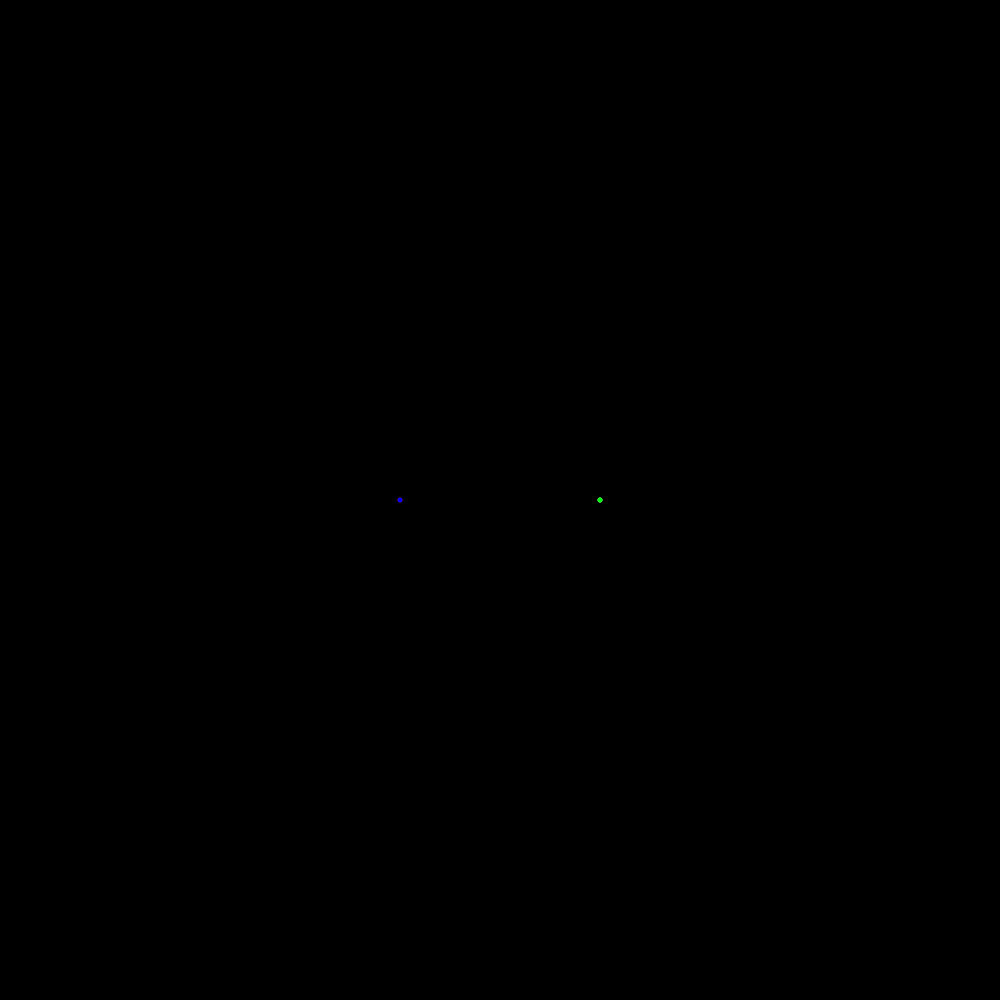
Frame 1 (no input)
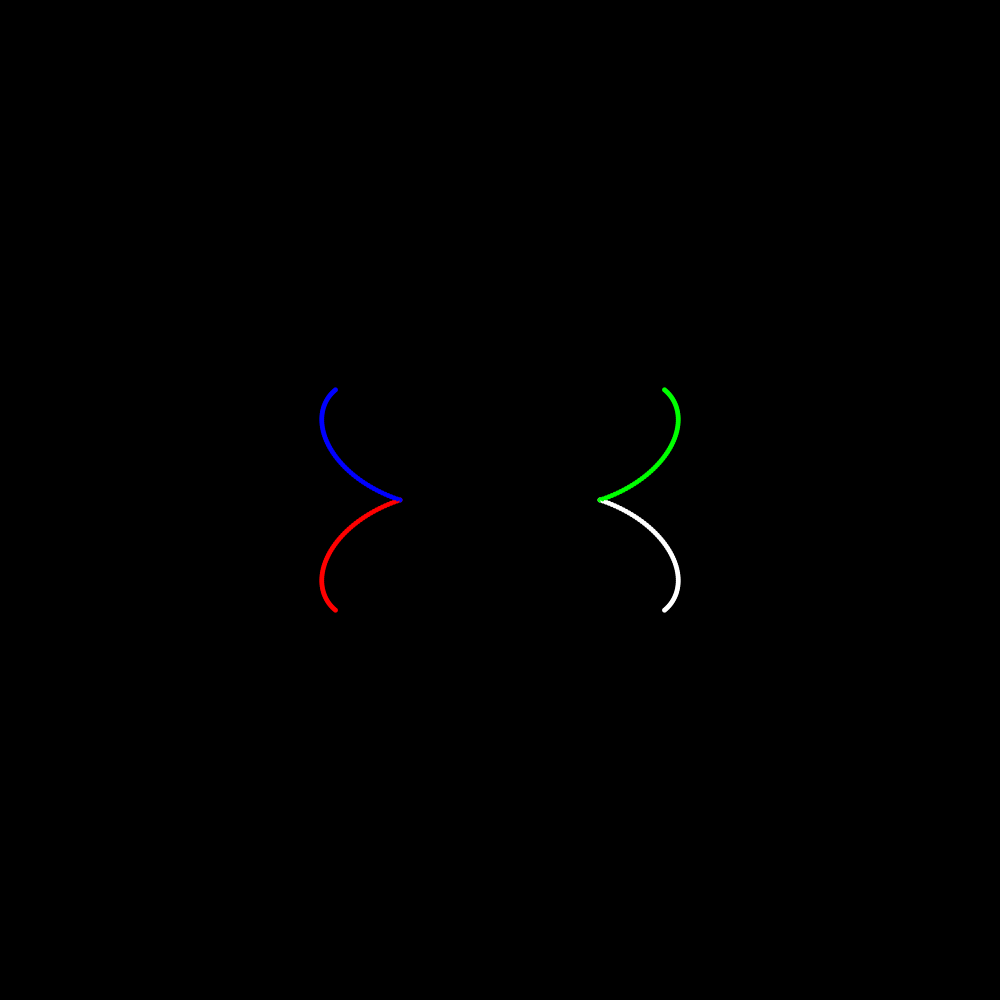
Frame 60 (the mouse pressed at the canvas centre just before this capture)
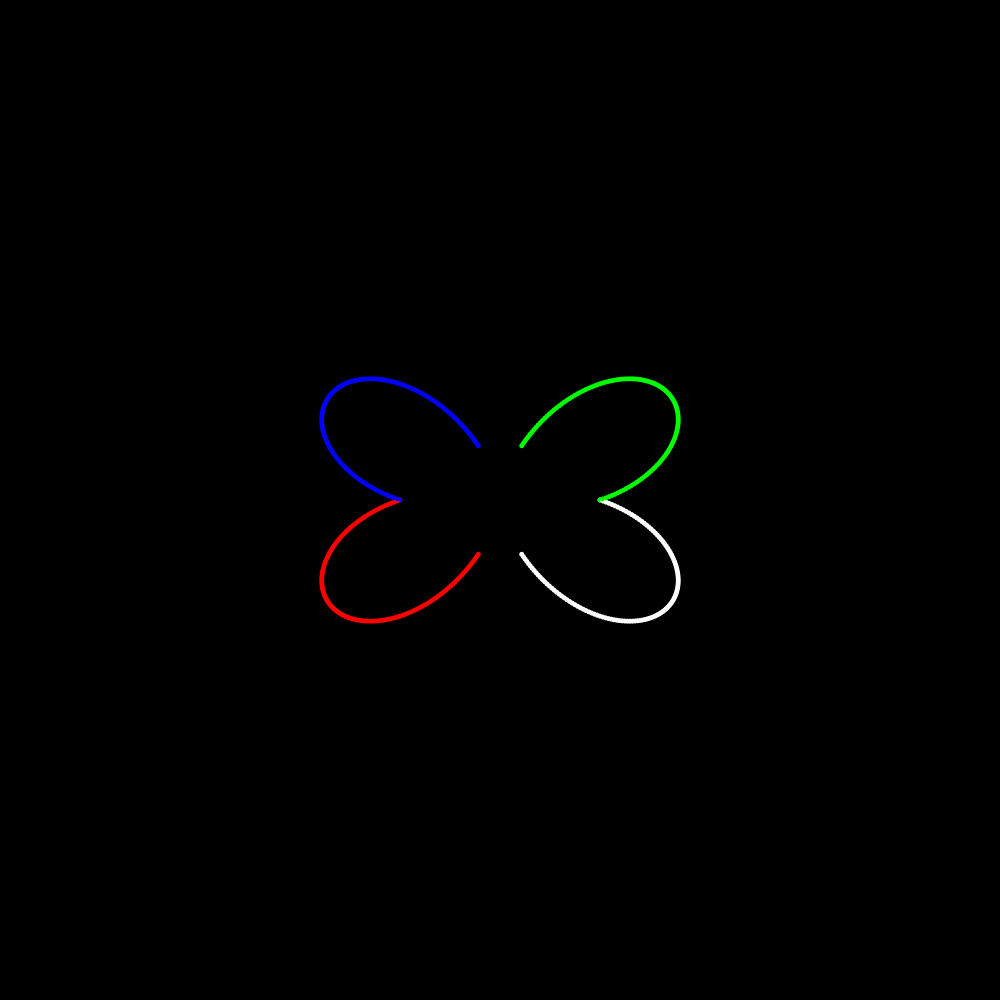
Frame 120 (the mouse held since frame 60 and released just before this capture)

The Processing sketch that drew these frames (run headless with seeded random() and noise(); from frame 60 on, the mouse is pressed at the canvas centre):

// Processing sketch: sketch_polarRoses2
// ── sketch_polarRoses2.pde
float x = 0;
float y = 0;
float z = 0;
void setup() {
  background(0);
  size(1000, 1000);
  noStroke();
  //frameRate(15);
}
void draw() {
 //background(0);
  
  //r=a+sinbtheta, e.g.(a=0, b=3), sq(x)+sq(y)=sin(3*z)
  //y=tan(z)*x
  float a = 1;
  float b = 3;
  float equation = a+sin(b*z);
  x = sqrt(sq(equation)/(1+sq(tan(z))));
  y = sqrt(sq(equation)/(1+sq(1/tan(z))));
  //notes
  //a=0,b=1 == 1-cos2z
  
  //earlyVersion
  //x = sqrt((sq(2*sin(z/3)))-sq(y));
  //y = sqrt((sq(2*sin(z/3)))-sq(x));
  
  //white
  fill(255);
  circle(((x*100)+(width/2)), ((y*100)+(height/2)), 5);
  
  //red
  fill(255,0,0);
  circle((-(x*100)+(width/2)), ((y*100)+(height/2)), 5);
  
  //green
  fill(0,255,0);
  circle(((x*100)+(width/2)), (-(y*100)+(height/2)), 5);
  
  //blue
  fill(0,0,255);
  circle((-(x*100)+(width/2)), (-(y*100)+(height/2)), 5);
  
  //smooth connection of shapes
  z=z+0.01;
  //x = x +1;
  //y = y +1;
  //200*sin(z/3))
}
